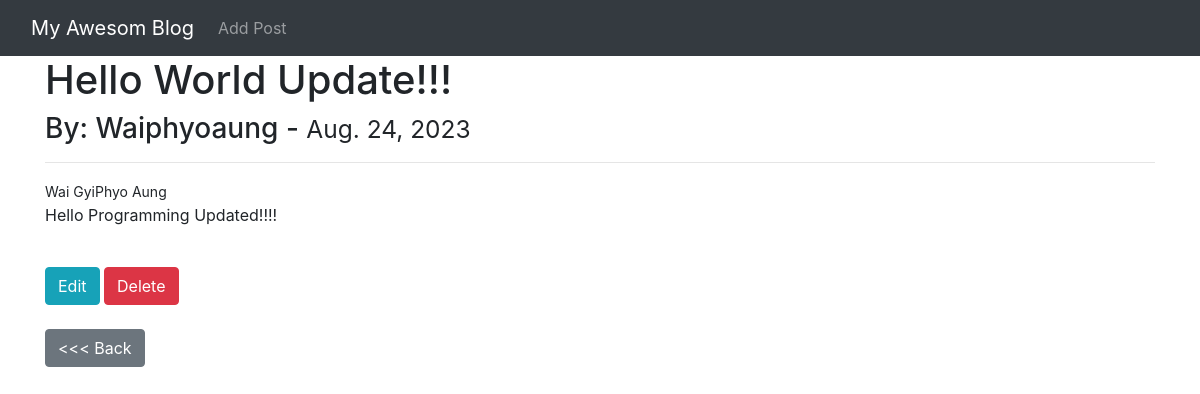
The app's page /article/1/ with its own data.
### theblog/models.py (models this page shows, shortened)
class Post(models.Model):
    title = models.CharField(max_length=255)
    title_tag = models.CharField(max_length=255)
    author = models.ForeignKey(User,on_delete=models.CASCADE)
    body = models.TextField()
    post_date = models.DateField(auto_now_add=True)

### theblog/views.py (the view)
# urls.py: path('article/<int:pk>/',ArticleDetailView.as_view(), name ='article-detail'),
class ArticleDetailView(DetailView):
    model = Post
    template_name = 'article_details.html'

### theblog/templates/article_details.html (shortened to what this page needs)
{% extends 'base.html' %}
{% block content %}
    <h1>{{post.title}} </h1>
    <h3>By: {{post.author}} - <small>{{post.post_date}}</small> </h3>
    <hr>
    <small>{{post.author.first_name}}{{post.author.last_name}}</small>
    <p>{{post.body}} </p>
    <br>
    <div>
        <a href="{% url 'update_post' post.pk %}" class="btn btn-info">Edit</a>
        <a href="{% url 'delete_post' post.pk %}" class="btn btn-danger">Delete</a>
    </div>
    <br>
    <a href="{% url 'home' %}" class="btn btn-secondary" ><<< Back</a>
{% endblock  %}

### records on screen
Post: title "Hello World Update!!!", author "Waiphyoaung", post_date "Aug. 24, 2023", author.first_name "Wai Gyi", author.last_name "Phyo Aung", body "Hello Programming Updated!!!!"
